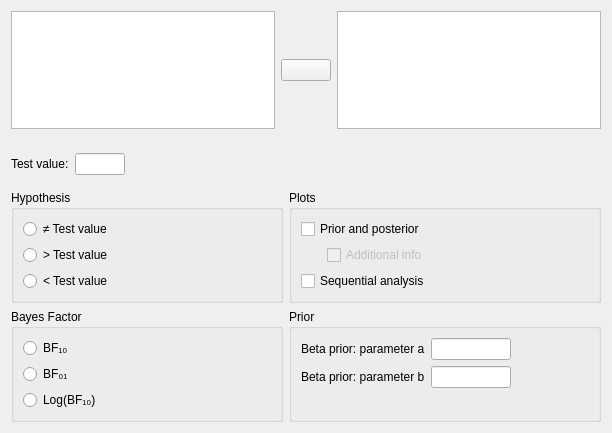
<?xml version="1.0" encoding="UTF-8"?>
<ui version="4.0">
 <class>BinomialTestBayesianForm</class>
 <widget class="QWidget" name="BinomialTestBayesianForm">
  <property name="geometry">
   <rect>
    <x>0</x>
    <y>0</y>
    <width>612</width>
    <height>433</height>
   </rect>
  </property>
  <property name="windowTitle">
   <string>Form</string>
  </property>
  <layout class="QGridLayout" name="gridLayout_2">
   <item row="4" column="1">
    <widget class="BoundGroupBox" name="Plots">
     <property name="title">
      <string>Plots</string>
     </property>
     <layout class="QGridLayout" name="gridLayout_4">
      <item row="1" column="0">
       <widget class="QWidget" name="widget" native="true">
        <property name="minimumSize">
         <size>
          <width>0</width>
          <height>10</height>
         </size>
        </property>
        <property name="maximumSize">
         <size>
          <width>20</width>
          <height>25</height>
         </size>
        </property>
       </widget>
      </item>
      <item row="0" column="0" colspan="2">
       <widget class="BoundCheckBox" name="plotPriorAndPosterior">
        <property name="enabled">
         <bool>true</bool>
        </property>
        <property name="text">
         <string>Prior and posterior</string>
        </property>
       </widget>
      </item>
      <item row="1" column="1">
       <widget class="BoundCheckBox" name="plotPriorAndPosteriorAdditionalInfo">
        <property name="enabled">
         <bool>false</bool>
        </property>
        <property name="text">
         <string>Additional info</string>
        </property>
       </widget>
      </item>
      <item row="2" column="0" colspan="2">
       <widget class="BoundCheckBox" name="plotSequentialAnalysis">
        <property name="enabled">
         <bool>true</bool>
        </property>
        <property name="text">
         <string>Sequential analysis</string>
        </property>
       </widget>
      </item>
      <item row="1" column="2">
       <spacer name="horizontalSpacer_6">
        <property name="orientation">
         <enum>Qt::Horizontal</enum>
        </property>
        <property name="sizeHint" stdset="0">
         <size>
          <width>40</width>
          <height>20</height>
         </size>
        </property>
       </spacer>
      </item>
     </layout>
    </widget>
   </item>
   <item row="4" column="0">
    <widget class="BoundGroupBox" name="hypothesis">
     <property name="sizePolicy">
      <sizepolicy hsizetype="Preferred" vsizetype="Preferred">
       <horstretch>0</horstretch>
       <verstretch>0</verstretch>
      </sizepolicy>
     </property>
     <property name="maximumSize">
      <size>
       <width>16777215</width>
       <height>16777215</height>
      </size>
     </property>
     <property name="title">
      <string>Hypothesis</string>
     </property>
     <property name="flat">
      <bool>false</bool>
     </property>
     <layout class="QGridLayout" name="gridLayout_5">
      <item row="0" column="0">
       <widget class="QRadioButton" name="_1notEqual">
        <property name="sizePolicy">
         <sizepolicy hsizetype="Fixed" vsizetype="Fixed">
          <horstretch>0</horstretch>
          <verstretch>0</verstretch>
         </sizepolicy>
        </property>
        <property name="text">
         <string>≠ Test value</string>
        </property>
       </widget>
      </item>
      <item row="2" column="0">
       <widget class="QRadioButton" name="_3groupTwoGreater">
        <property name="sizePolicy">
         <sizepolicy hsizetype="Fixed" vsizetype="Fixed">
          <horstretch>0</horstretch>
          <verstretch>0</verstretch>
         </sizepolicy>
        </property>
        <property name="text">
         <string>&lt; Test value</string>
        </property>
       </widget>
      </item>
      <item row="1" column="0">
       <widget class="QRadioButton" name="_2groupOneGreater">
        <property name="sizePolicy">
         <sizepolicy hsizetype="Fixed" vsizetype="Fixed">
          <horstretch>0</horstretch>
          <verstretch>0</verstretch>
         </sizepolicy>
        </property>
        <property name="text">
         <string>&gt; Test value</string>
        </property>
       </widget>
      </item>
      <item row="1" column="1">
       <spacer name="horizontalSpacer_2">
        <property name="orientation">
         <enum>Qt::Horizontal</enum>
        </property>
        <property name="sizeHint" stdset="0">
         <size>
          <width>40</width>
          <height>20</height>
         </size>
        </property>
       </spacer>
      </item>
     </layout>
    </widget>
   </item>
   <item row="0" column="0" colspan="2">
    <widget class="QWidget" name="topWidget" native="true">
     <layout class="QGridLayout" name="gridLayout_3">
      <property name="leftMargin">
       <number>0</number>
      </property>
      <property name="topMargin">
       <number>0</number>
      </property>
      <property name="rightMargin">
       <number>0</number>
      </property>
      <property name="verticalSpacing">
       <number>0</number>
      </property>
      <item row="0" column="0" rowspan="3">
       <widget class="AvailableFieldsListView" name="listAvailableVariables"/>
      </item>
      <item row="0" column="1">
       <spacer name="verticalSpacer_2">
        <property name="orientation">
         <enum>Qt::Vertical</enum>
        </property>
        <property name="sizeHint" stdset="0">
         <size>
          <width>20</width>
          <height>76</height>
         </size>
        </property>
       </spacer>
      </item>
      <item row="0" column="2" rowspan="3">
       <widget class="BoundListView" name="variables"/>
      </item>
      <item row="1" column="1">
       <widget class="AssignButton" name="assignButton">
        <property name="minimumSize">
         <size>
          <width>50</width>
          <height>0</height>
         </size>
        </property>
        <property name="maximumSize">
         <size>
          <width>50</width>
          <height>16777215</height>
         </size>
        </property>
        <property name="text">
         <string/>
        </property>
       </widget>
      </item>
      <item row="2" column="1">
       <spacer name="verticalSpacer_3">
        <property name="orientation">
         <enum>Qt::Vertical</enum>
        </property>
        <property name="sizeHint" stdset="0">
         <size>
          <width>20</width>
          <height>77</height>
         </size>
        </property>
       </spacer>
      </item>
     </layout>
    </widget>
   </item>
   <item row="1" column="0" colspan="2">
    <widget class="QWidget" name="widget_5" native="true">
     <property name="sizePolicy">
      <sizepolicy hsizetype="Preferred" vsizetype="Preferred">
       <horstretch>0</horstretch>
       <verstretch>0</verstretch>
      </sizepolicy>
     </property>
     <property name="minimumSize">
      <size>
       <width>240</width>
       <height>0</height>
      </size>
     </property>
     <layout class="QGridLayout" name="gridLayout">
      <property name="leftMargin">
       <number>0</number>
      </property>
      <item row="0" column="2">
       <spacer name="horizontalSpacer">
        <property name="orientation">
         <enum>Qt::Horizontal</enum>
        </property>
        <property name="sizeHint" stdset="0">
         <size>
          <width>40</width>
          <height>20</height>
         </size>
        </property>
       </spacer>
      </item>
      <item row="0" column="0">
       <widget class="QLabel" name="label_3">
        <property name="sizePolicy">
         <sizepolicy hsizetype="Fixed" vsizetype="Fixed">
          <horstretch>0</horstretch>
          <verstretch>0</verstretch>
         </sizepolicy>
        </property>
        <property name="text">
         <string>Test value:</string>
        </property>
       </widget>
      </item>
      <item row="0" column="1">
       <widget class="BoundTextBox" name="testValue">
        <property name="sizePolicy">
         <sizepolicy hsizetype="Fixed" vsizetype="Fixed">
          <horstretch>0</horstretch>
          <verstretch>0</verstretch>
         </sizepolicy>
        </property>
        <property name="minimumSize">
         <size>
          <width>50</width>
          <height>0</height>
         </size>
        </property>
        <property name="maximumSize">
         <size>
          <width>50</width>
          <height>16777215</height>
         </size>
        </property>
       </widget>
      </item>
     </layout>
    </widget>
   </item>
   <item row="8" column="0">
    <widget class="BoundGroupBox" name="bayesFactorType">
     <property name="maximumSize">
      <size>
       <width>16777215</width>
       <height>16777215</height>
      </size>
     </property>
     <property name="title">
      <string>Bayes Factor</string>
     </property>
     <property name="flat">
      <bool>false</bool>
     </property>
     <layout class="QGridLayout" name="gridLayout_13">
      <item row="3" column="0">
       <spacer name="verticalSpacer_4">
        <property name="orientation">
         <enum>Qt::Vertical</enum>
        </property>
        <property name="sizeHint" stdset="0">
         <size>
          <width>20</width>
          <height>40</height>
         </size>
        </property>
       </spacer>
      </item>
      <item row="0" column="0">
       <widget class="QRadioButton" name="_1">
        <property name="sizePolicy">
         <sizepolicy hsizetype="Fixed" vsizetype="Fixed">
          <horstretch>0</horstretch>
          <verstretch>0</verstretch>
         </sizepolicy>
        </property>
        <property name="text">
         <string>BF₁₀</string>
        </property>
       </widget>
      </item>
      <item row="1" column="0">
       <widget class="QRadioButton" name="_2">
        <property name="sizePolicy">
         <sizepolicy hsizetype="Fixed" vsizetype="Fixed">
          <horstretch>0</horstretch>
          <verstretch>0</verstretch>
         </sizepolicy>
        </property>
        <property name="text">
         <string>BF₀₁</string>
        </property>
       </widget>
      </item>
      <item row="2" column="0">
       <widget class="QRadioButton" name="_3">
        <property name="sizePolicy">
         <sizepolicy hsizetype="Fixed" vsizetype="Fixed">
          <horstretch>0</horstretch>
          <verstretch>0</verstretch>
         </sizepolicy>
        </property>
        <property name="text">
         <string>Log(BF₁₀)</string>
        </property>
       </widget>
      </item>
      <item row="1" column="1">
       <spacer name="horizontalSpacer_3">
        <property name="orientation">
         <enum>Qt::Horizontal</enum>
        </property>
        <property name="sizeHint" stdset="0">
         <size>
          <width>40</width>
          <height>20</height>
         </size>
        </property>
       </spacer>
      </item>
     </layout>
    </widget>
   </item>
   <item row="8" column="1">
    <widget class="BoundGroupBox" name="groupBox">
     <property name="title">
      <string>Prior</string>
     </property>
     <layout class="QGridLayout" name="gridLayout_6">
      <item row="0" column="0">
       <widget class="QLabel" name="label">
        <property name="text">
         <string>Beta prior: parameter a</string>
        </property>
       </widget>
      </item>
      <item row="0" column="1">
       <widget class="BoundTextBox" name="priorA">
        <property name="maximumSize">
         <size>
          <width>80</width>
          <height>16777215</height>
         </size>
        </property>
       </widget>
      </item>
      <item row="0" column="2" rowspan="2">
       <spacer name="horizontalSpacer_5">
        <property name="orientation">
         <enum>Qt::Horizontal</enum>
        </property>
        <property name="sizeHint" stdset="0">
         <size>
          <width>78</width>
          <height>20</height>
         </size>
        </property>
       </spacer>
      </item>
      <item row="1" column="0">
       <widget class="QLabel" name="label_2">
        <property name="text">
         <string>Beta prior: parameter b</string>
        </property>
       </widget>
      </item>
      <item row="1" column="1">
       <widget class="BoundTextBox" name="priorB">
        <property name="maximumSize">
         <size>
          <width>80</width>
          <height>16777215</height>
         </size>
        </property>
       </widget>
      </item>
      <item row="2" column="0">
       <widget class="QWidget" name="widget_2" native="true"/>
      </item>
     </layout>
    </widget>
   </item>
  </layout>
 </widget>
 <customwidgets>
  <customwidget>
   <class>AssignButton</class>
   <extends>QPushButton</extends>
   <header>widgets/assignbutton.h</header>
  </customwidget>
  <customwidget>
   <class>AvailableFieldsListView</class>
   <extends>QListView</extends>
   <header>widgets/availablefieldslistview.h</header>
  </customwidget>
  <customwidget>
   <class>BoundTextBox</class>
   <extends>QLineEdit</extends>
   <header>widgets/boundtextbox.h</header>
  </customwidget>
  <customwidget>
   <class>BoundGroupBox</class>
   <extends>QGroupBox</extends>
   <header>widgets/boundgroupbox.h</header>
   <container>1</container>
  </customwidget>
  <customwidget>
   <class>BoundCheckBox</class>
   <extends>QCheckBox</extends>
   <header>widgets/boundcheckbox.h</header>
  </customwidget>
  <customwidget>
   <class>BoundListView</class>
   <extends>QListView</extends>
   <header>widgets/boundlistview.h</header>
  </customwidget>
 </customwidgets>
 <tabstops>
  <tabstop>listAvailableVariables</tabstop>
  <tabstop>assignButton</tabstop>
  <tabstop>variables</tabstop>
  <tabstop>testValue</tabstop>
  <tabstop>_1notEqual</tabstop>
  <tabstop>_2groupOneGreater</tabstop>
  <tabstop>_3groupTwoGreater</tabstop>
  <tabstop>plotPriorAndPosterior</tabstop>
  <tabstop>plotPriorAndPosteriorAdditionalInfo</tabstop>
  <tabstop>plotSequentialAnalysis</tabstop>
  <tabstop>_1</tabstop>
  <tabstop>_2</tabstop>
  <tabstop>_3</tabstop>
  <tabstop>priorA</tabstop>
  <tabstop>priorB</tabstop>
 </tabstops>
 <resources/>
 <connections>
  <connection>
   <sender>plotPriorAndPosterior</sender>
   <signal>toggled(bool)</signal>
   <receiver>plotPriorAndPosteriorAdditionalInfo</receiver>
   <slot>setEnabled(bool)</slot>
   <hints>
    <hint type="sourcelabel">
     <x>324</x>
     <y>217</y>
    </hint>
    <hint type="destinationlabel">
     <x>338</x>
     <y>244</y>
    </hint>
   </hints>
  </connection>
 </connections>
</ui>
